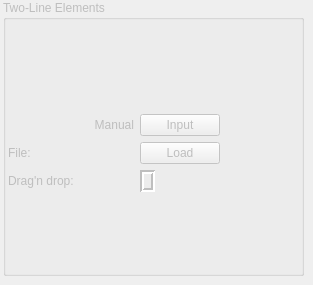
      <widget class="QWidget" name="TwoLineElementPage">
       <widget class="QGroupBox" name="groupBox_3">
        <property name="enabled">
         <bool>false</bool>
        </property>
        <property name="geometry">
         <rect>
          <x>3</x>
          <y>0</y>
          <width>301</width>
          <height>276</height>
         </rect>
        </property>
        <property name="toolTip">
         <string>A Two-line element set (TLE) is a set of numbers that describe the orbit 
of an earth satellite. The TLE can be used only by the SGP4 propagator model 
(or one of the associated SGP8, SDP4, SDP8 models).</string>
        </property>
        <property name="title">
         <string>Two-Line Elements</string>
        </property>
        <property name="flat">
         <bool>true</bool>
        </property>
        <widget class="QWidget" name="formLayoutWidget_2">
         <property name="geometry">
          <rect>
           <x>5</x>
           <y>30</y>
           <width>291</width>
           <height>246</height>
          </rect>
         </property>
         <layout class="QFormLayout" name="formLayout_2">
          <property name="fieldGrowthPolicy">
           <enum>QFormLayout::FieldsStayAtSizeHint</enum>
          </property>
          <item row="1" column="0">
           <widget class="QLabel" name="a_2">
            <property name="text">
             <string>                          Manual</string>
            </property>
            <property name="alignment">
             <set>Qt::AlignRight|Qt::AlignTrailing|Qt::AlignVCenter</set>
            </property>
           </widget>
          </item>
          <item row="1" column="1">
           <widget class="QPushButton" name="ManualInputTLEpushButton">
            <property name="sizePolicy">
             <sizepolicy hsizetype="Minimum" vsizetype="Fixed">
              <horstretch>0</horstretch>
              <verstretch>0</verstretch>
             </sizepolicy>
            </property>
            <property name="text">
             <string>Input</string>
            </property>
           </widget>
          </item>
          <item row="2" column="0">
           <widget class="QLabel" name="e_2">
            <property name="text">
             <string>File: </string>
            </property>
            <property name="alignment">
             <set>Qt::AlignRight|Qt::AlignTrailing|Qt::AlignVCenter</set>
            </property>
           </widget>
          </item>
          <item row="2" column="1">
           <widget class="QPushButton" name="LoadTLEpushButton">
            <property name="text">
             <string>Load</string>
            </property>
           </widget>
          </item>
          <item row="3" column="0">
           <widget class="QLabel" name="i_2">
            <property name="text">
             <string>Drag'n drop: </string>
            </property>
            <property name="alignment">
             <set>Qt::AlignRight|Qt::AlignTrailing|Qt::AlignVCenter</set>
            </property>
           </widget>
          </item>
          <item row="3" column="1">
           <widget class="QLabel" name="DropTLEImage">
            <property name="maximumSize">
             <size>
              <width>106</width>
              <height>55</height>
             </size>
            </property>
            <property name="acceptDrops">
             <bool>true</bool>
            </property>
            <property name="frameShape">
             <enum>QFrame::Box</enum>
            </property>
            <property name="frameShadow">
             <enum>QFrame::Sunken</enum>
            </property>
            <property name="lineWidth">
             <number>2</number>
            </property>
            <property name="midLineWidth">
             <number>0</number>
            </property>
            <property name="text">
             <string/>
            </property>
            <property name="pixmap">
             <pixmap resource="../../iconary/sta-icons.qrc">:/icons/TLE-icon.png</pixmap>
            </property>
            <property name="scaledContents">
             <bool>false</bool>
            </property>
            <property name="alignment">
             <set>Qt::AlignLeading|Qt::AlignLeft|Qt::AlignVCenter</set>
            </property>
            <property name="wordWrap">
             <bool>false</bool>
            </property>
            <property name="margin">
             <number>7</number>
            </property>
           </widget>
          </item>
          <item row="0" column="0">
           <spacer name="verticalSpacer">
            <property name="orientation">
             <enum>Qt::Vertical</enum>
            </property>
            <property name="sizeHint" stdset="0">
             <size>
              <width>20</width>
              <height>40</height>
             </size>
            </property>
           </spacer>
          </item>
          <item row="4" column="1">
           <spacer name="verticalSpacer_2">
            <property name="orientation">
             <enum>Qt::Vertical</enum>
            </property>
            <property name="sizeHint" stdset="0">
             <size>
              <width>20</width>
              <height>40</height>
             </size>
            </property>
           </spacer>
          </item>
         </layout>
        </widget>
       </widget>
      </widget>
